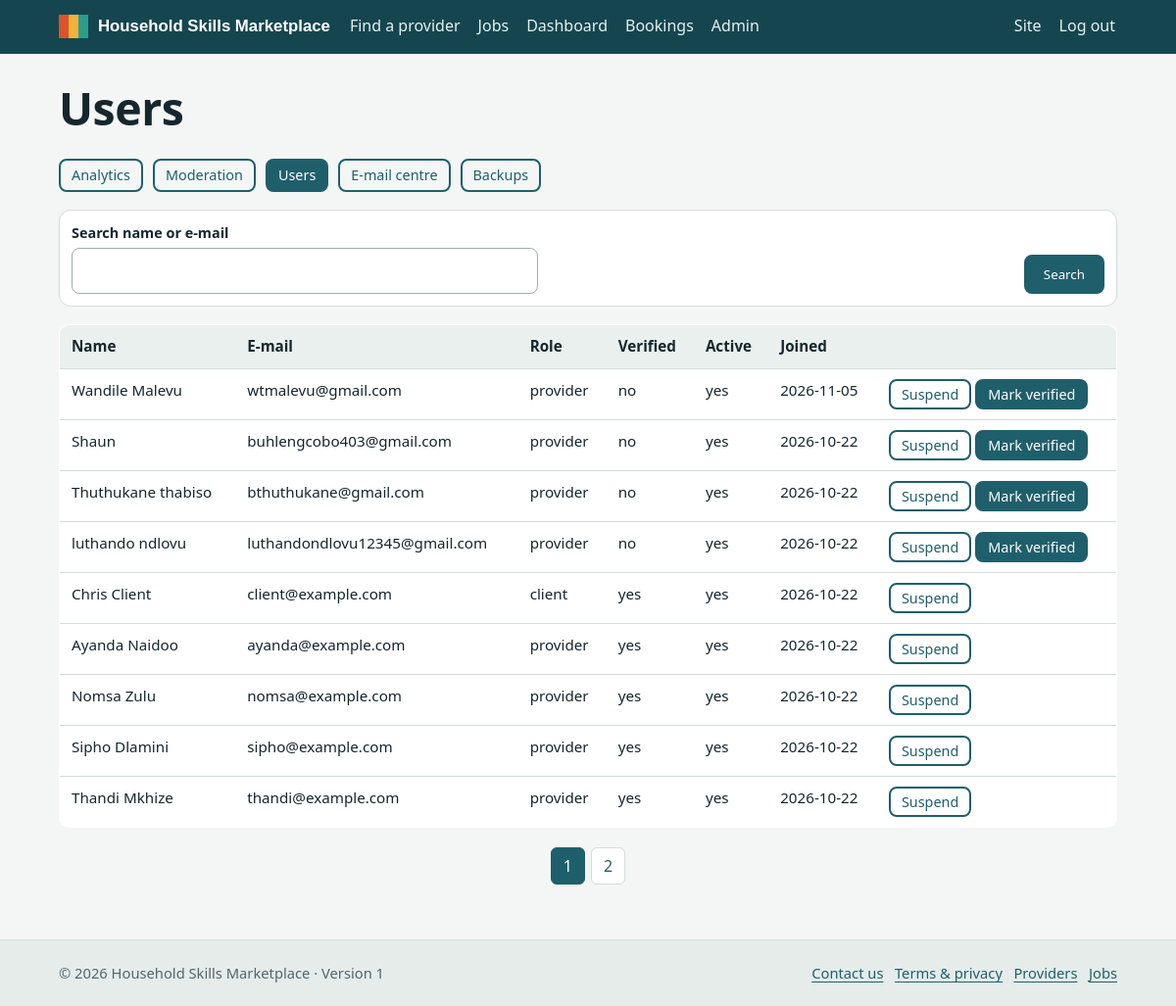
Page /admin/users (signed in) on the committed database.
### tables this page shows
CREATE TABLE users(
  id INTEGER PRIMARY KEY AUTOINCREMENT,
  email TEXT NOT NULL UNIQUE COLLATE NOCASE,
  password_hash TEXT NOT NULL,
  full_name TEXT NOT NULL,
  phone TEXT DEFAULT '',
  role TEXT NOT NULL CHECK(role IN ('client','provider','admin')),
  is_verified INTEGER NOT NULL DEFAULT 0,
  is_active INTEGER NOT NULL DEFAULT 1,
  ua_hash TEXT,
  created_at TEXT NOT NULL DEFAULT CURRENT_TIMESTAMP,
  last_login TEXT
);

### app.py (the view)
    @app.route("/admin/users")
    @admin_only
    def admin_users():
        term = sec.clean(request.args.get("q"), 60)
        sql, args = "SELECT * FROM users", []
        if term:
            sql += " WHERE email LIKE ? ESCAPE '\\' OR full_name LIKE ? ESCAPE '\\'"
            e = term.replace("\\", "\\\\").replace("%", "\\%").replace("_", "\\_"); args = [f"%{e}%"] * 2
        rows, pg = paginate(sql + " ORDER BY id DESC", args, pnum())
        return render_template("admin_users.html", rows=rows, pg=pg, term=term)

### db.py (called while the page is built)
def get_db():
    if "db" not in g:
        g.db = sqlite3.connect(current_app.config["DATABASE"], timeout=15)
        g.db.row_factory = sqlite3.Row
        g.db.execute("PRAGMA foreign_keys=ON")
    return g.db

def q(sql, args=(), one=False):
    rows = get_db().execute(sql, args).fetchall()
    if one:
        return rows[0] if rows else None
    return rows

### security.py (called while the page is built)
def rules_json():
    return json.dumps({"min": MIN_LEN, "common": COMMON, "rules": RULES})

def clean(s, maxlen=255):
    s = "" if s is None else str(s)
    s = re.sub(r"[\x00-\x08\x0b\x0c\x0e-\x1f]", "", s).strip()
    return s[:maxlen]

def csrf_token():
    if "csrf" not in session:
        session["csrf"] = secrets.token_urlsafe(32)
    return session["csrf"]

### templates/admin_users.html
{% extends "base.html" %}{% import '_m.html' as m with context %}{% block title %}Users{% endblock %}
{% block content %}<h1>Users</h1>{% with active='users' %}{% include 'admin_nav.html' %}{% endwith %}
<form class="searchbar mt" method="get"><div><label class="small" for="q">Search name or e-mail</label><input id="q" name="q" value="{{ term }}" maxlength="60"></div><span></span><button class="btn" type="submit">Search</button></form>
<div class="tscroll mt"><table><thead><tr><th>Name</th><th>E-mail</th><th>Role</th><th>Verified</th><th>Active</th><th>Joined</th><th></th></tr></thead><tbody>
{% for u in rows %}<tr><td>{{ u.full_name }}</td><td>{{ u.email }}</td><td>{{ u.role }}</td><td>{{ 'yes' if u.is_verified else 'no' }}</td><td>{{ 'yes' if u.is_active else 'suspended' }}</td><td>{{ u.created_at|day }}</td>
<td>{% if u.id != me.id %}<form class="inline-form" method="post" action="{{ url_for('admin_user_action', uid=u.id, action='toggle') }}" data-confirm="{{ 'Suspend' if u.is_active else 'Re-activate' }} this account?">{{ m.csrf() }}<button class="btn sm ghost" type="submit">{{ 'Suspend' if u.is_active else 'Activate' }}</button></form>
{% if not u.is_verified %}<form class="inline-form" method="post" action="{{ url_for('admin_user_action', uid=u.id, action='verify') }}">{{ m.csrf() }}<button class="btn sm" type="submit">Mark verified</button></form>{% endif %}{% endif %}</td></tr>{% endfor %}</tbody></table></div>
{{ m.pager(pg, 'admin_users', q=term) }}{% endblock %}

### templates/base.html (shortened to what this page needs)
<!doctype html>
<html lang="en">
<head>
<link rel="stylesheet" href="{{ url_for('static', filename='css/style.css') }}">
</head>
<body>
<header class="top"><div class="wrap">
 <a class="brand" href="{{ url_for('index') }}"><span class="chips" aria-hidden="true"><i></i><i></i><i></i></span>Household Skills Marketplace</a>
 <nav class="main" aria-label="Main">
  <a href="{{ url_for('providers') }}">Find a provider</a>
  <a href="{{ url_for('jobs') }}">Jobs</a>
  {% if me %}
   <a href="{{ url_for('dashboard') }}">Dashboard</a>
   <a href="{{ url_for('bookings') }}">Bookings</a>
   {% if me.role == 'admin' %}<a href="{{ url_for('admin_home') }}">Admin</a>{% endif %}
  {% endif %}
 </nav>
 <div class="right">
  {% if me %}<a href="{{ url_for('account') }}">{{ me.full_name.split()[0] }}</a>
   <form method="post" action="{{ url_for('logout') }}"><input type="hidden" name="csrf_token" value="{{ csrf_token() }}"><button class="linkbtn" type="submit">Log out</button></form>
  {% else %}<a href="{{ url_for('login') }}">Log in</a><a class="btn chip sm" href="{{ url_for('register') }}">Sign up</a>{% endif %}
 </div>
</div></header>
<main id="main"><div class="wrap">
 {% block content %}{% endblock %}
</div></main>
<footer><div class="wrap"><span>&copy; {{ today[:4] }} Household Skills Marketplace &middot; Version 1</span>
 <span><a href="{{ url_for('contact') }}">Contact us</a> &nbsp; <a href="{{ url_for('terms') }}">Terms &amp; privacy</a> &nbsp; <a href="{{ url_for('providers') }}">Providers</a> &nbsp; <a href="{{ url_for('jobs') }}">Jobs</a></span></div></footer>
</body></html>

### static/css/style.css (style rules this page uses)
:root { --ink:#16262d;--teal:#1f5f6b;--teal-d:#154650;--chip:#f2b23a;--bg:#f3f6f5;--card:#fff;--line:#d3dcd9;--muted:#52666d;--err:#a8332a;--ok:#25744a;--r:10px; --c0:#d9532b;--c1:#2a9d8f;--c2:#5f8f43;--c3:#e0a526;--c4:#3a7ca5;--c5:#8b5cc6;--c6:#8d6a4a;--c7:#c8405a;--c8:#4f6d7a }
* { box-sizing:border-box }
html { scroll-behavior:smooth }
body { margin:0;font:16px/1.55 "Segoe UI",system-ui,-apple-system,Roboto,Helvetica,Arial,sans-serif;color:var(--ink);background:var(--bg) }
h1,h2,h3 { font-family:"Trebuchet MS","Segoe UI",system-ui,sans-serif;line-height:1.2;letter-spacing:-.01em;margin:0 0 .5em }
h1 { font-size:clamp(1.9rem,4vw,2.9rem) }
a { color:var(--teal);text-underline-offset:3px }
.wrap { max-width:1120px;margin:0 auto;padding:0 20px }
header.top { background:var(--teal-d);color:#fff;position:sticky;top:0;z-index:5 }
header.top .wrap { display:flex;align-items:center;gap:18px;flex-wrap:wrap;padding-top:10px;padding-bottom:10px }
.brand { display:flex;align-items:center;gap:10px;color:#fff;text-decoration:none;font:700 1.05rem "Trebuchet MS",sans-serif }
.chips { display:flex }
.chips i { width:10px;height:24px;display:block }
.chips i:nth-child(1) { background:var(--c0) }
.chips i:nth-child(2) { background:var(--chip) }
.chips i:nth-child(3) { background:var(--c1) }
nav.main { display:flex;gap:4px 14px;flex-wrap:wrap;flex:1 }
nav.main a,.right a,.linkbtn { color:#e6f0ee;text-decoration:none;padding:4px 2px;border-bottom:2px solid transparent;background:none;border-top:0;border-left:0;border-right:0;font:inherit;cursor:pointer }
.right { display:flex;gap:14px;align-items:center }
.right form { margin:0 }
main { padding:28px 0 56px;min-height:60vh }
footer { background:#e5ecea;border-top:1px solid var(--line);padding:22px 0;font-size:.92rem;color:var(--muted) }
footer .wrap { display:flex;gap:18px;flex-wrap:wrap;justify-content:space-between }
.small { font-size:.9rem }
.mt { margin-top:18px }
.btn { display:inline-block;background:var(--teal);color:#fff;border:2px solid var(--teal);border-radius:8px;padding:9px 18px;font:600 1rem inherit;font-family:inherit;text-decoration:none;cursor:pointer }
.btn.ghost { background:transparent;color:var(--teal) }
.btn.sm { padding:4px 11px;font-size:.9rem }
label { display:block;font-weight:600;margin:0 0 4px }
input,select,textarea { width:100%;padding:10px 12px;border:1.5px solid #9fb0ab;border-radius:8px;font:inherit;background:#fff;color:var(--ink) }
.searchbar { display:grid;grid-template-columns:1fr 1fr auto;gap:10px;margin-top:18px;background:#fff;padding:12px;border:1px solid var(--line);border-radius:12px }
table { width:100%;border-collapse:collapse;background:#fff;border:1px solid var(--line);border-radius:var(--r);overflow:hidden }
th,td { text-align:left;padding:10px 12px;border-bottom:1px solid var(--line);vertical-align:top;font-size:.95rem }
th { background:#e9f0ee }
.tscroll { overflow-x:auto }
.searchbar .btn { align-self:end }
.inline-form { display:inline;margin:0 }

### rows in the picture
users: full_name "Site"
users: full_name "Wandile Malevu", email "wtmalevu@gmail.com", role "provider", is_verified "no", is_active "yes", created_at|day "2026-11-05", is_active "Suspend"
users: full_name "Shaun", email "buhlengcobo403@gmail.com", role "provider", is_verified "no", is_active "yes", created_at|day "2026-10-22", is_active "Suspend"
users: full_name "Thuthukane thabiso", email "bthuthukane@gmail.com", role "provider", is_verified "no", is_active "yes", created_at|day "2026-10-22", is_active "Suspend"
users: full_name "luthando ndlovu", email "luthandondlovu12345@gmail.com", role "provider", is_verified "no", is_active "yes", created_at|day "2026-10-22", is_active "Suspend"
users: full_name "Chris Client", email "client@example.com", role "client", is_verified "yes", is_active "yes", created_at|day "2026-10-22", is_active "Suspend"
users: full_name "Ayanda Naidoo", email "ayanda@example.com", role "provider", is_verified "yes", is_active "yes", created_at|day "2026-10-22", is_active "Suspend"
users: full_name "Nomsa Zulu", email "nomsa@example.com", role "provider", is_verified "yes", is_active "yes", created_at|day "2026-10-22", is_active "Suspend"
users: full_name "Sipho Dlamini", email "sipho@example.com", role "provider", is_verified "yes", is_active "yes", created_at|day "2026-10-22", is_active "Suspend"
users: full_name "Thandi Mkhize", email "thandi@example.com", role "provider", is_verified "yes", is_active "yes", created_at|day "2026-10-22", is_active "Suspend"

### other values in the picture
{{ n }} "1"
{{ n }} "2"
